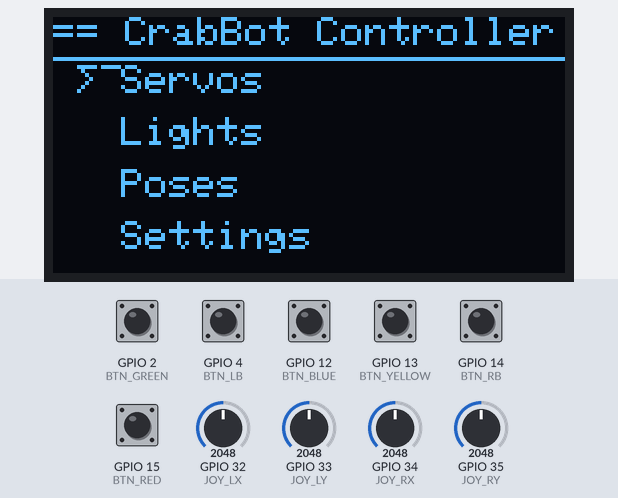
Bench run of a sketch on a simulated ESP32. On the bench: 128×64 one-colour display. The inputs (shaded band) are chosen by the test bench; at power-on: GPIO 2 (BTN_GREEN), GPIO 4 (BTN_LB), GPIO 12 (BTN_BLUE), GPIO 13 (BTN_YELLOW), GPIO 14 (BTN_RB), GPIO 15 (BTN_RED) HIGH, GPIO 32 (JOY_LX) = 2048, GPIO 33 (JOY_LY) = 2048, GPIO 34 (JOY_RX) = 2048, GPIO 35 (JOY_RY) = 2048. What the sketch prints to the serial monitor is not drawn.

Above: at 1.2 s.
1.3 s: GPIO 12 (BTN_BLUE) pulled LOW for 1 s
At 1.49 s:
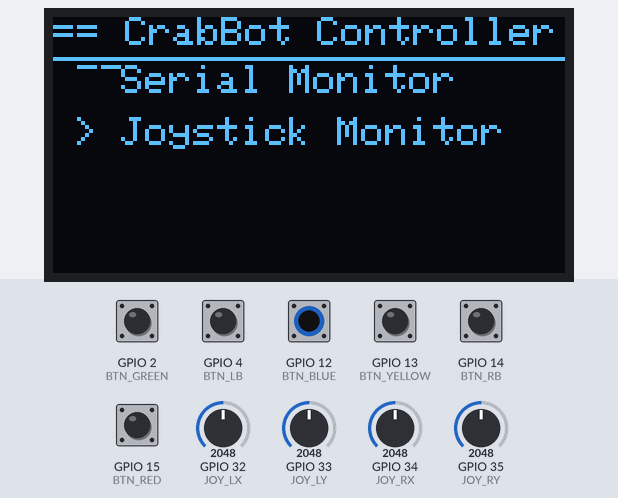
3.8 s: GPIO 12 (BTN_BLUE) pulled LOW for 0.15 s
At 5.0 s:
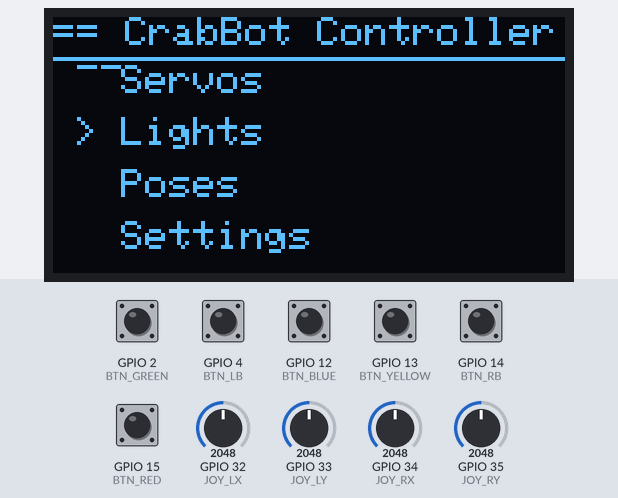
5.4 s: GPIO 13 (BTN_YELLOW) pulled LOW for 1 s
At 6.8 s:
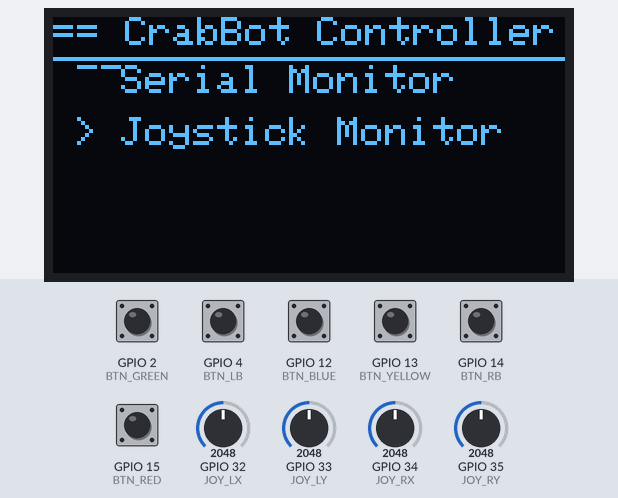
7.9 s: GPIO 2 (BTN_GREEN) pulled LOW for 0.15 s
At 8.5 s:
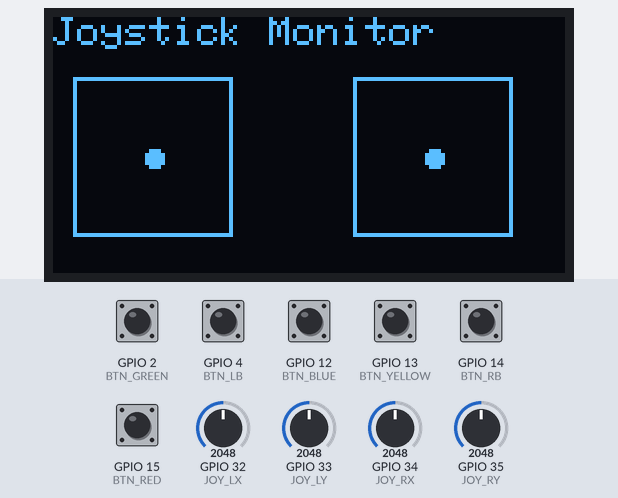
9.6 s: GPIO 32 (JOY_LX) set to 2240
11.1 s: GPIO 33 (JOY_LY) set to 2240
At 12.3 s:
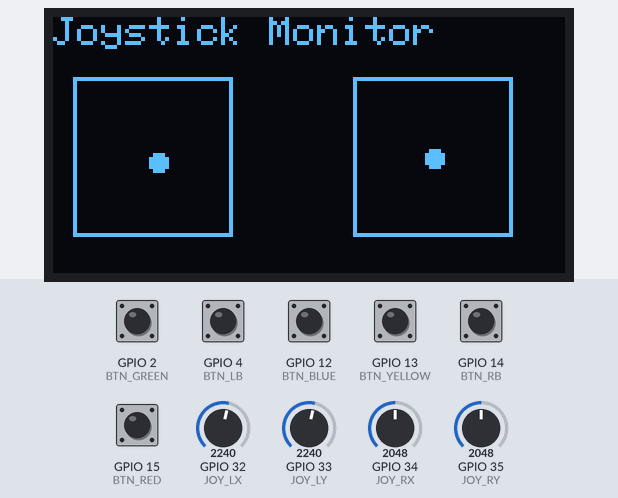
Timing chart, 0 to 13.6 s (numbered marks = the images above; inputs shaded):
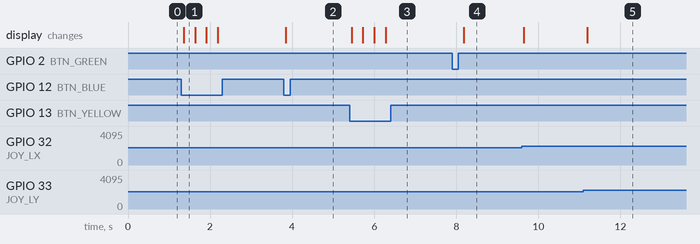

Measured:
- after the input at 1.3 s, the display: changes after 0.06 s (image 1)
- after the input at 3.8 s, the display: changes at once (image 2)
- after the input at 5.4 s, the display: first changes after 0.05 s (image 3 shows a later state)
- after the input at 7.9 s, the display: changes after 0.28 s (image 4)
- after the input at 11.1 s, the display: changes after 0.09 s (image 5)

The sketch:

TEST-MENU.ino
```cpp
// Includes
#include <esp_now.h>
#include <WiFi.h>
#include <Wire.h>
#include <Adafruit_GFX.h>
#include <Adafruit_SSD1306.h>

// OLED config
#define SCREEN_WIDTH 128
#define SCREEN_HEIGHT 64
#define OLED_RESET    -1
Adafruit_SSD1306 display(SCREEN_WIDTH, SCREEN_HEIGHT, &Wire, OLED_RESET);

// Define buttons
#define BTN_GREEN 2
#define BTN_RED 15
#define BTN_YELLOW 13
#define BTN_BLUE 12
#define BTN_LB 4
#define BTN_RB 14

// Joystick pins
#define JOY_LX 32
#define JOY_LY 33
#define JOY_RX 34
#define JOY_RY 35

// ESP-NOW config
uint8_t receiverMacAddress[] = {0xAC, 0x67, 0xB2, 0x36, 0x7F, 0x28};
struct PacketData {
  byte lxAxisValue;
  byte lyAxisValue;
  byte rxAxisValue;
  byte ryAxisValue;
  byte switch1Value;
  byte switch2Value;
  byte switch3Value;
  byte switch4Value;
  byte switch5Value;
  byte switch6Value;
};
PacketData data;

// Menu system
const char* menuItems[] = {"Servos", "Lights", "Poses", "Settings", "Serial Monitor", "Joystick Monitor"};
const int menuLength = sizeof(menuItems) / sizeof(menuItems[0]);
int menuIndex = 0;
int page = 0;
bool inSubMenu = false;
bool joystickMonitorActive = false;

void OnDataSent(const uint8_t *mac_addr, esp_now_send_status_t status) {
  Serial.print("\r\nLast Packet Send Status:\t ");
  Serial.println(status == ESP_NOW_SEND_SUCCESS ? "Message sent" : "Message failed");
}

int mapAndAdjustJoystickDeadBandValues(int value, bool reverse) {
  if (value >= 2200) value = map(value, 2200, 4095, 127, 254);
  else if (value <= 1800) value = (value == 0 ? 0 : map(value, 1800, 0, 127, 0));
  else value = 127;
  if (reverse) value = 254 - value;
  return value;
}

void setup() {
  Serial.begin(115200);
  WiFi.mode(WIFI_STA);

  if (!display.begin(SSD1306_SWITCHCAPVCC, 0x3C)) {
    Serial.println(F("SSD1306 allocation failed"));
    for (;;);
  }

  if (esp_now_init() != ESP_OK) {
    Serial.println("Error initializing ESP-NOW");
    return;
  }
  esp_now_register_send_cb(OnDataSent);

  esp_now_peer_info_t peerInfo;
  memcpy(peerInfo.peer_addr, receiverMacAddress, 6);
  peerInfo.channel = 0;
  peerInfo.encrypt = false;
  esp_now_add_peer(&peerInfo);

  // Buttons
  pinMode(BTN_GREEN, INPUT_PULLUP);
  pinMode(BTN_RED, INPUT_PULLUP);
  pinMode(BTN_YELLOW, INPUT_PULLUP);
  pinMode(BTN_BLUE, INPUT_PULLUP);
  pinMode(BTN_LB, INPUT_PULLUP);
  pinMode(BTN_RB, INPUT_PULLUP);

  drawMenu();
}

void loop() {
  // Read joysticks for serial
  int lx = analogRead(JOY_LX);
  int ly = analogRead(JOY_LY);
  int rx = analogRead(JOY_RX);
  int ry = analogRead(JOY_RY);

  data.lxAxisValue = mapAndAdjustJoystickDeadBandValues(lx, false);
  data.lyAxisValue = mapAndAdjustJoystickDeadBandValues(ly, false);
  data.rxAxisValue = mapAndAdjustJoystickDeadBandValues(rx, false);
  data.ryAxisValue = mapAndAdjustJoystickDeadBandValues(ry, false);

  data.switch1Value = !digitalRead(BTN_YELLOW);
  data.switch2Value = !digitalRead(BTN_BLUE);
  data.switch3Value = !digitalRead(BTN_RB);
  data.switch4Value = !digitalRead(BTN_RED);
  data.switch5Value = !digitalRead(BTN_GREEN);
  data.switch6Value = !digitalRead(BTN_LB);

  esp_now_send(receiverMacAddress, (uint8_t *)&data, sizeof(data));

  Serial.printf("LX: %d, LY: %d, RX: %d, RY: %d\n", lx, ly, rx, ry);

  if (!inSubMenu) {
    if (!digitalRead(BTN_YELLOW)) {
      menuIndex++;
      if (menuIndex >= menuLength) menuIndex = 0;
      drawMenu();
      delay(200);
    }
    if (!digitalRead(BTN_BLUE)) {
      menuIndex--;
      if (menuIndex < 0) menuIndex = menuLength - 1;
      drawMenu();
      delay(200);
    }
    if (!digitalRead(BTN_GREEN)) {
      if (strcmp(menuItems[menuIndex], "Joystick Monitor") == 0) {
        inSubMenu = true;
        joystickMonitorActive = true;
      } else {
        inSubMenu = true;
        selectSubMenu();
      }
      delay(200);
    }
  } else {
    if (!digitalRead(BTN_RED) || !digitalRead(BTN_RB)) {
      inSubMenu = false;
      joystickMonitorActive = false;
      drawMenu();
      delay(200);
    } else if (joystickMonitorActive) {
      drawJoystickMonitor();
    }
  }

  delay(50);
}

void drawMenu() {
  display.clearDisplay();
  display.setTextSize(1);
  display.setTextColor(SSD1306_WHITE);
  display.setCursor(0, 0);
  display.println(F("== CrabBot Controller =="));
  display.drawLine(0, 10, SCREEN_WIDTH, 10, SSD1306_WHITE);

  page = menuIndex / 4;

  for (int i = 0; i < 4; i++) {
    int item = page * 4 + i;
    if (item >= menuLength) break;
    display.setCursor(5, 12 + i * 13);
    if (item == menuIndex) display.print("> ");
    else display.print("  ");
    display.println(menuItems[item]);
  }

  display.display();
}

void drawJoystickMonitor() {
  static int last_lx = 25, last_ly = 35;
  static int last_rx = 95, last_ry = 35;

  int lx = analogRead(JOY_LX);
  int ly = analogRead(JOY_LY);
  int rx = analogRead(JOY_RX);
  int ry = analogRead(JOY_RY);

  int l_x = map(ly, 0, 4095, 5, 45);
  int l_y = map(lx, 0, 4095, 15, 55);
  int r_x = map(ry, 0, 4095, 75, 115);
  int r_y = map(rx, 0, 4095, 15, 55);

  display.clearDisplay();
  display.setTextSize(1);
  display.setCursor(0,0);
  display.println(F("Joystick Monitor"));

  // Left stick
  display.drawRect(5, 15, 40, 40, SSD1306_WHITE);
  display.fillCircle(last_lx, last_ly, 1, SSD1306_BLACK);
  display.fillCircle(l_x, l_y, 2, SSD1306_WHITE);

  // Right stick
  display.drawRect(75, 15, 40, 40, SSD1306_WHITE);
  display.fillCircle(last_rx, last_ry, 1, SSD1306_BLACK);
  display.fillCircle(r_x, r_y, 2, SSD1306_WHITE);

  last_lx = l_x;
  last_ly = l_y;
  last_rx = r_x;
  last_ry = r_y;

  display.display();
}

void selectSubMenu() {
  if (strcmp(menuItems[menuIndex], "Servos") == 0) servosSubMenu();
  else if (strcmp(menuItems[menuIndex], "Lights") == 0) lightsSubMenu();
  else if (strcmp(menuItems[menuIndex], "Poses") == 0) posesSubMenu();
  else if (strcmp(menuItems[menuIndex], "Settings") == 0) settingsSubMenu();
  else if (strcmp(menuItems[menuIndex], "Serial Monitor") == 0) serialMonitorSubMenu();
}

void servosSubMenu() {
  // Future code here
}

void lightsSubMenu() {
  // Future code here
}

void posesSubMenu() {
  // Future code here
}

void settingsSubMenu() {
  // Future code here
}

void serialMonitorSubMenu() {
  // Future code here
}
```
